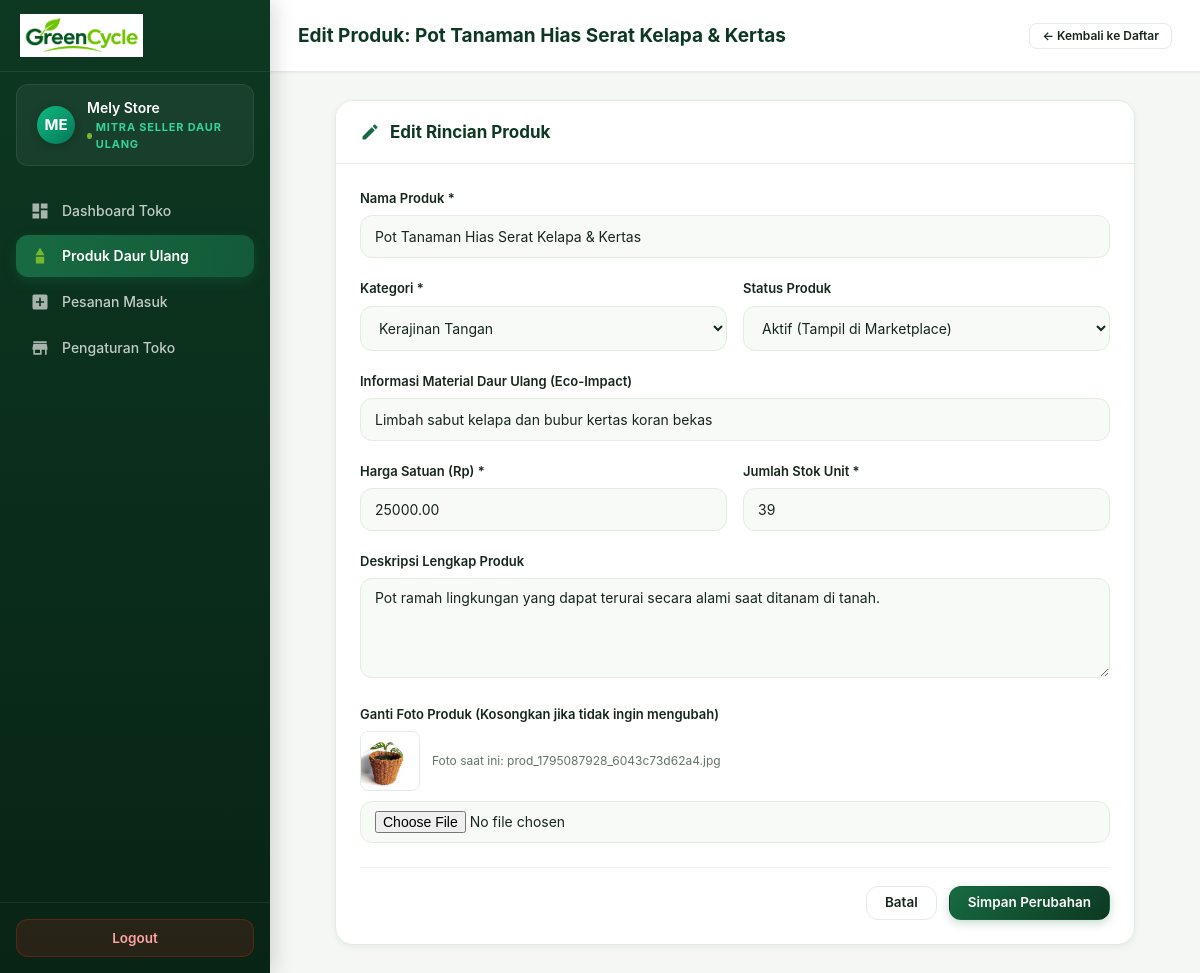
Screenshot of /seller/products/edit.php?id=2 (signed in) with the database file from the repository.
### tables this page shows
CREATE TABLE `stores` (
  `id` int(11) NOT NULL,
  `user_id` int(11) NOT NULL,
  `store_name` varchar(150) NOT NULL,
  `description` text DEFAULT NULL,
  `address` text DEFAULT NULL,
  `phone` varchar(20) DEFAULT NULL,
  `logo` varchar(255) DEFAULT NULL,
  `status` enum('active','inactive') NOT NULL DEFAULT 'active',
  `created_at` timestamp NOT NULL DEFAULT current_timestamp(),
  `updated_at` timestamp NOT NULL DEFAULT current_timestamp() ON UPDATE current_timestamp()
);

CREATE TABLE `products` (
  `id` int(11) NOT NULL,
  `store_id` int(11) NOT NULL,
  `category_id` int(11) NOT NULL,
  `product_name` varchar(150) NOT NULL,
  `description` text DEFAULT NULL,
  `material_info` text DEFAULT NULL,
  `price` decimal(12,2) NOT NULL,
  `stock` int(11) NOT NULL DEFAULT 0,
  `product_photo` varchar(255) DEFAULT NULL,
  `status` enum('active','inactive') NOT NULL DEFAULT 'active',
  `created_at` timestamp NOT NULL DEFAULT current_timestamp(),
  `updated_at` timestamp NOT NULL DEFAULT current_timestamp() ON UPDATE current_timestamp()
);

CREATE TABLE `categories` (
  `id` int(11) NOT NULL,
  `category_name` varchar(100) NOT NULL,
  `description` text DEFAULT NULL,
  `created_at` timestamp NOT NULL DEFAULT current_timestamp(),
  `updated_at` timestamp NOT NULL DEFAULT current_timestamp() ON UPDATE current_timestamp()
);

### includes/init.php (called while the page is built, shortened)
<?php
function e($value)
{
    return htmlspecialchars((string) $value, ENT_QUOTES, 'UTF-8');
}

### seller/products/edit.php (the view, shortened to what this page needs)
<?php
require_once __DIR__ . '/../../includes/auth_check.php';
$userId = (int)$_SESSION['user_id'];
$stmt = $conn->prepare("SELECT id, store_name FROM stores WHERE user_id = ? LIMIT 1");
$stmt->bind_param("i", $userId);
$stmt->execute();
$store = $stmt->get_result()->fetch_assoc();
$storeId = (int)$store['id'];
$productId = (int)($_GET['id'] ?? 0);
$pStmt = $conn->prepare("
    SELECT id, category_id, product_name, description, material_info, price, stock, product_photo, status
    FROM products
    WHERE id = ? AND store_id = ?
    LIMIT 1
");
$pStmt->bind_param("ii", $productId, $storeId);
$pStmt->execute();
$product = $pStmt->get_result()->fetch_assoc();
$categories = [];
$catQuery = $conn->query("SELECT id, category_name FROM categories ORDER BY category_name ASC");
if ($catQuery) {
    $categories = $catQuery->fetch_all(MYSQLI_ASSOC);
}
?>
<!DOCTYPE html>
<html lang="id">
<head>
    <link rel="stylesheet" href="/GreenCycle/assets/css/dashboard.css">
</head>
<body>
<div class="gc-app">
    <aside class="gc-sidebar" id="gcSidebar">
        <div class="gc-sidebar-header">
            <a href="/GreenCycle/seller/dashboard.php" class="gc-sidebar-logo">
                <img
                    src="/GreenCycle/assets/images/greencycle-logo.png"
                    alt="GreenCycle Logo"
                    onerror="this.style.display='none'; this.nextElementSibling.style.display='inline';"
                >
            </a>
        </div>
        <div class="gc-sidebar-role-badge">
            <div class="gc-role-avatar" style="background: linear-gradient(135deg, #10b981, #047857);">
                <?= strtoupper(substr($store['store_name'], 0, 2)) ?>
            </div>
            <div class="gc-role-info">
                <div class="gc-role-name"><?= e($store['store_name']) ?></div>
                <div class="gc-role-tag" style="color: #34d399;">Mitra Seller Daur Ulang</div>
            </div>
        </div>
        <nav class="gc-sidebar-nav">
            <a href="/GreenCycle/seller/dashboard.php" class="gc-nav-item">
                <svg viewBox="0 0 24 24"><path d="M3 13h8V3H3v10zm0 8h8v-6H3v6zm10 0h8V11h-8v10zm0-18v6h8V3h-8z"/></svg>
                Dashboard Toko
            </a>
            <a href="/GreenCycle/seller/products/index.php" class="gc-nav-item active">
                <svg viewBox="0 0 24 24"><path d="M12 2l-5.5 9h11zM7 13h10v8H7z"/></svg>
                Produk Daur Ulang
            </a>
            <a href="/GreenCycle/seller/orders/index.php" class="gc-nav-item">
                <svg viewBox="0 0 24 24"><path d="M19 3H5c-1.1 0-2 .9-2 2v14c0 1.1.9 2 2 2h14c1.1 0 2-.9 2-2V5c0-1.1-.9-2-2-2zm-2 10h-4v4h-2v-4H7v-2h4V7h2v4h4v2z"/></svg>
                Pesanan Masuk
            </a>
            <a href="/GreenCycle/seller/store/index.php" class="gc-nav-item">
                <svg viewBox="0 0 24 24"><path d="M20 4H4v2h16V4zm1 10v-2l-1-5H4l-1 5v2h1v6h10v-6h4v6h2v-6h1zm-9 4H6v-4h6v4z"/></svg>
                Pengaturan Toko
            </a>
        </nav>
        <div class="gc-sidebar-footer">
            <form action="/GreenCycle/auth/logout.php" method="POST">
                <button type="submit" class="gc-btn-logout-sidebar">Logout</button>
            </form>
        </div>
    </aside>
    <main class="gc-main">
        <header class="gc-topbar">
            <div class="gc-topbar-left">
                <div class="gc-topbar-title">
                    <span>Edit Produk: <?= e($product['product_name']) ?></span>
                </div>
            </div>
            <div class="gc-topbar-right">
                <a href="/GreenCycle/seller/products/index.php" class="gc-btn gc-btn-secondary gc-btn-sm">
                    &larr; Kembali ke Daftar
                </a>
            </div>
        </header>
        <div class="gc-content">
            <div class="gc-panel" style="max-width: 800px; margin: 0 auto;">
                <div class="gc-panel-header">
                    <div class="gc-panel-title">
                        <svg viewBox="0 0 24 24" fill="currentColor"><path d="M3 17.25V21h3.75L17.81 9.94l-3.75-3.75L3 17.25zM20.71 7.04c.39-.39.39-1.02 0-1.41l-2.34-2.34c-.39-.39-1.02-.39-1.41 0l-1.83 1.83 3.75 3.75 1.83-1.83z"/></svg>
                        Edit Rincian Produk
                    </div>
                </div>
                <div class="gc-panel-body">
                    <form method="POST" action="" enctype="multipart/form-data">
                        <div class="gc-form-group">
                            <label class="gc-form-label" for="prodName">Nama Produk *</label>
                            <input type="text" id="prodName" name="product_name" class="gc-input" style="padding-left: 14px;" required value="<?= e($_POST['product_name'] ?? $product['product_name']) ?>">
                        </div>
                        <div style="display: grid; grid-template-columns: 1fr 1fr; gap: 16px;">
                            <div class="gc-form-group">
                                <label class="gc-form-label" for="prodCat">Kategori *</label>
                                <select id="prodCat" name="category_id" class="gc-input" style="padding-left: 14px; cursor: pointer;" required>
                                    <?php foreach ($categories as $c): ?>
                                        <option value="<?= $c['id'] ?>" <?= (int)($_POST['category_id'] ?? $product['category_id']) === (int)$c['id'] ? 'selected' : '' ?>>
                                            <?= e($c['category_name']) ?>
                                        </option>
                                    <?php endforeach; ?>
                                </select>
                            </div>
                            <div class="gc-form-group">
                                <label class="gc-form-label" for="prodStatus">Status Produk</label>
                                <select id="prodStatus" name="status" class="gc-input" style="padding-left: 14px; cursor: pointer;">
                                    <option value="active" <?= ($_POST['status'] ?? $product['status']) === 'active' ? 'selected' : '' ?>>Aktif (Tampil di Marketplace)</option>
                                </select>
                            </div>
                        </div>
                        <div class="gc-form-group">
                            <label class="gc-form-label" for="prodMaterial">Informasi Material Daur Ulang (Eco-Impact)</label>
                            <input type="text" id="prodMaterial" name="material_info" class="gc-input" style="padding-left: 14px;" value="<?= e($_POST['material_info'] ?? $product['material_info']) ?>">
                        </div>
                        <div style="display: grid; grid-template-columns: 1fr 1fr; gap: 16px;">
                            <div class="gc-form-group">
                                <label class="gc-form-label" for="prodPrice">Harga Satuan (Rp) *</label>
                                <input type="number" id="prodPrice" name="price" class="gc-input" style="padding-left: 14px;" min="0" step="1000" required value="<?= e($_POST['price'] ?? $product['price']) ?>">
                            </div>
                            <div class="gc-form-group">
                                <label class="gc-form-label" for="prodStock">Jumlah Stok Unit *</label>
                                <input type="number" id="prodStock" name="stock" class="gc-input" style="padding-left: 14px;" min="0" required value="<?= e($_POST['stock'] ?? $product['stock']) ?>">
                            </div>
                        </div>
                        <div class="gc-form-group">
                            <label class="gc-form-label" for="prodDesc">Deskripsi Lengkap Produk</label>
                            <textarea id="prodDesc" name="description" class="gc-input" style="padding: 10px 14px; height: 100px; resize: vertical;"><?= e($_POST['description'] ?? $product['description']) ?></textarea>
                        </div>
                        <div class="gc-form-group">
                            <label class="gc-form-label" for="prodPhoto">Ganti Foto Produk (Kosongkan jika tidak ingin mengubah)</label>
                            <?php if (!empty($product['product_photo'])): ?>
                                <div style="display: flex; align-items: center; gap: 12px; margin-bottom: 10px;">
                                    <img src="/GreenCycle/uploads/<?= e($product['product_photo']) ?>" alt="Foto Sekarang" class="gc-product-thumb" style="width: 60px; height: 60px;">
                                    <span style="font-size: 12px; color: var(--gc-text-muted);">Foto saat ini: <?= e($product['product_photo']) ?></span>
                                </div>
                            <?php endif; ?>
                            <input type="file" id="prodPhoto" name="product_photo" accept="image/jpeg,image/png,image/webp" class="gc-input" style="padding: 9px 14px;">
                        </div>
                        <div style="display: flex; justify-content: flex-end; gap: 12px; margin-top: 24px; border-top: 1px solid var(--gc-border-light); padding-top: 18px;">
                            <a href="/GreenCycle/seller/products/index.php" class="gc-btn gc-btn-secondary">
                                Batal
                            </a>
                            <button type="submit" class="gc-btn gc-btn-primary">
                                Simpan Perubahan
                            </button>
                        </div>
                    </form>
                </div>
            </div>
        </div>
    </main>
</div>
</body>
</html>

### rows the page displays
stores: store_name "ME", store_name "Mely Store"
products: product_name "Pot Tanaman Hias Serat Kelapa & Kertas", category_id "Kerajinan Tangan", status "Aktif (Tampil di Marketplace)", material_info "Limbah sabut kelapa dan bubur kertas koran bekas", price "25000.00", stock "39", description "Pot ramah lingkungan yang dapat terurai secara alami saat ditanam di tanah.", product_photo (picture), product_photo "prod_1795087928_6043c73d62a4.jpg"
